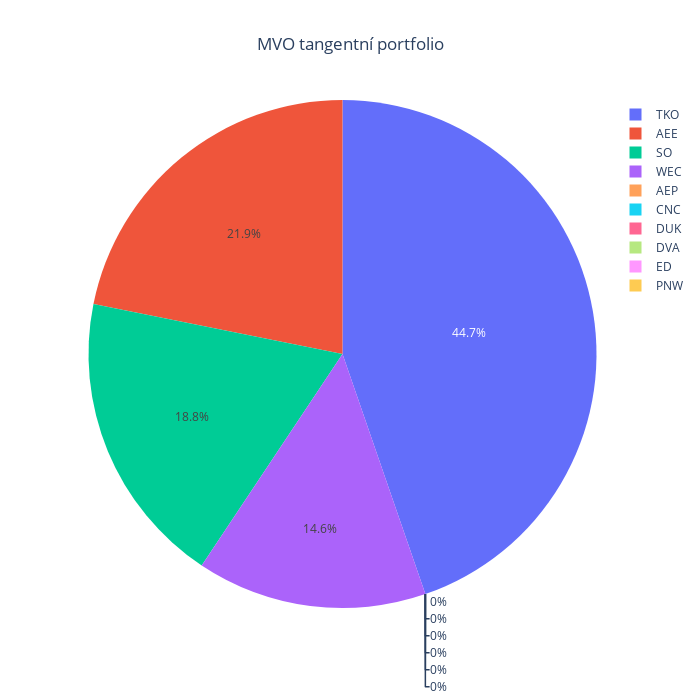

Write notebook code for a chart like this one.
### Code cell
weightsMVOTangent = MVOTangentPortfolio(prices = prices)
weightsPlot(weightsMVOTangent, title = "MVO tangentní portfolio")

### Figure 1 — Plotly figure (JSON) as saved in the notebook; plotly's stock layout.template omitted (floating-point values rounded to 4 significant figures)
{"data": [{"labels": ["AEE", "AEP", "CNC", "DUK", "DVA", "ED", "PNW", "SO", "TKO", "WEC"], "type": "pie", "values": [0.2185, 0, 0, 0, 0, 0, 0, 0.188, 0.4471, 0.1464]}], "layout": {"height": 700, "title": {"text": "MVO tangentní portfolio", "x": 0.5}, "width": 700}}
